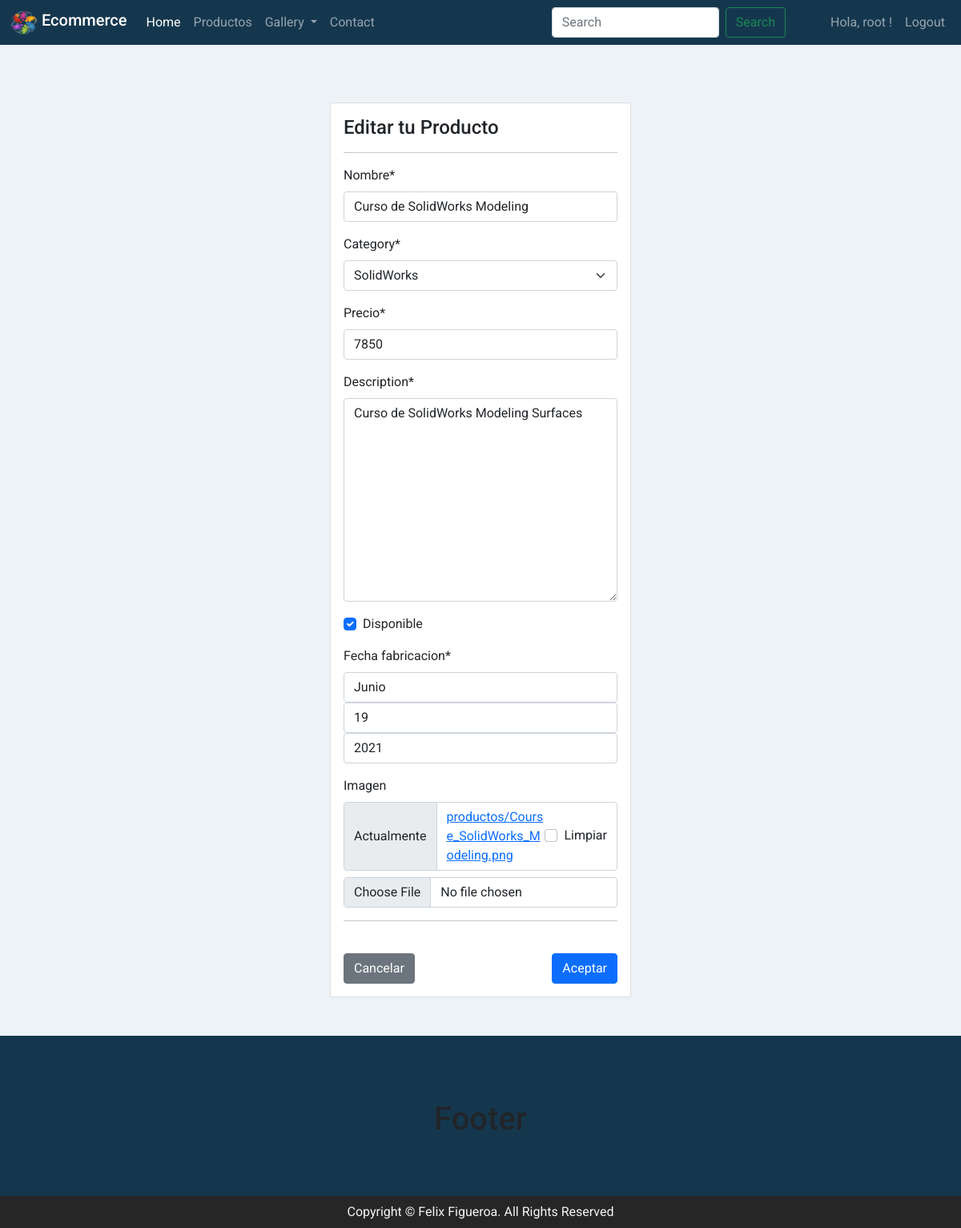
The page /modificar-producto/9/ (signed in) on the database as committed earlier.
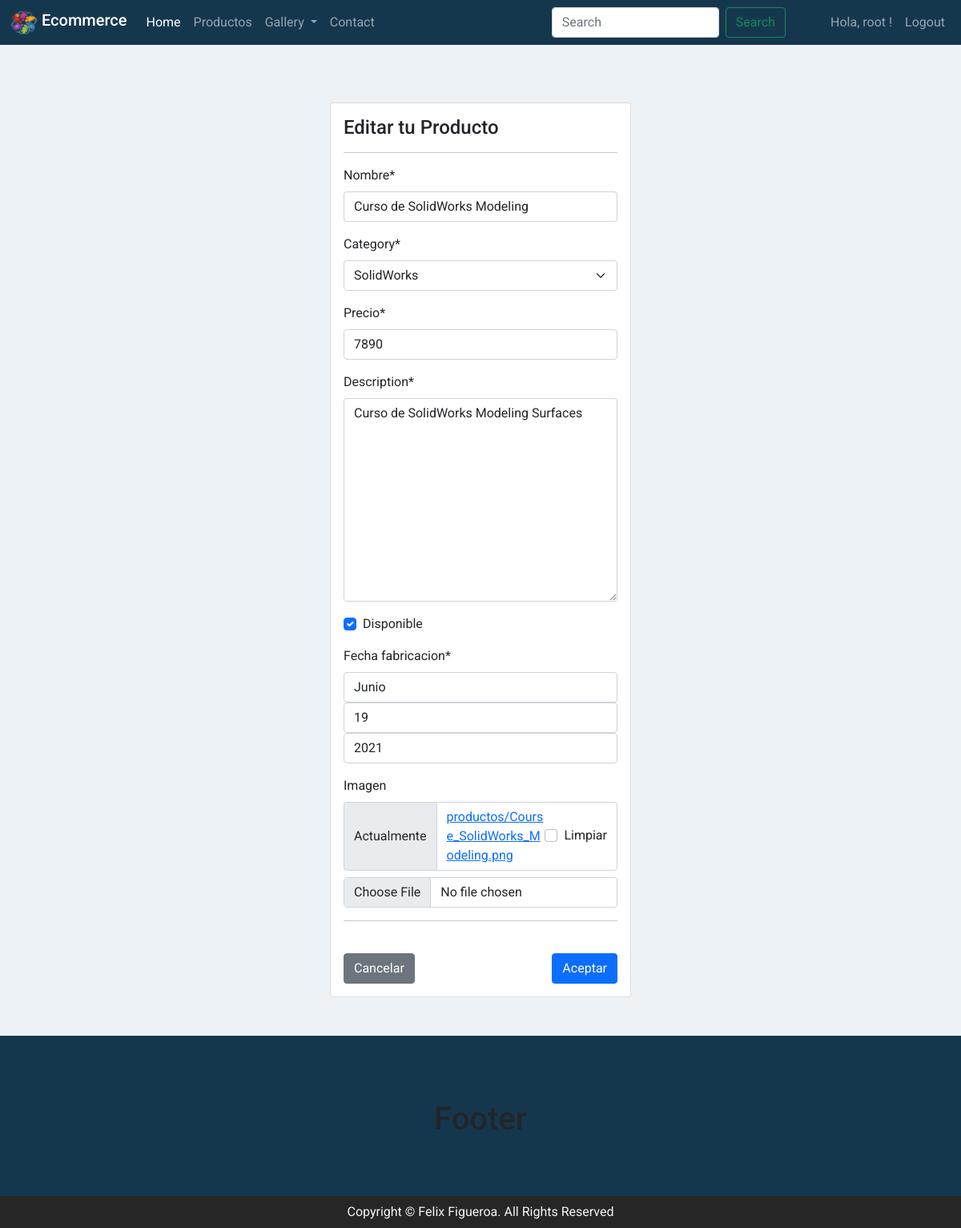
The same page on the database as committed later.
### app1/models.py (models this page shows, shortened)
class Producto(models.Model):
    nombre = models.CharField(max_length=50)
    category = models.ForeignKey(Category, on_delete=models.PROTECT)
    precio = models.IntegerField()
    description = models.TextField()
    disponible = models.BooleanField()
    fecha_fabricacion = models.DateTimeField()
    imagen = models.ImageField(upload_to="productos",null=True)
    '''Cuando agregamos un nuevo campo al modelo existente,
    debe ser null o al menos debe tener un valor por defecto,
    porque ya hay datos almacenados en el modelo'''

class Category(models.Model):
    nombre = models.CharField(max_length=50)
    def __str__(self):
        return self.nombre

### app1/views.py (the view, shortened to what this page needs)
# urls.py: path('modificar-producto/<id>/', modificar_producto, name= "modificar_producto"),
@permission_required('app1.change_producto')
def modificar_producto(request, id):
    producto = get_object_or_404(Producto, id=id)
    data = {
        'form': ProductoForm(instance=producto)
    }
    return render(request, 'producto/modificar.html', data)

### app1/forms.py (shortened to what this page needs)
class ProductoForm(forms.ModelForm):
    nombre = forms.CharField(min_length=3, max_length=50)
    imagen = forms.ImageField(required=False, validators=[MaxSizeFileValidator(max_file_size=2)])
    precio = forms.IntegerField(min_value=1, max_value=100000)
    class Meta:
        model = Producto
        fields = '__all__'
        widgets = {
            "fecha_fabricacion": forms.SelectDateWidget() # mejorar con plugin de javascripts.
        }

### app1/templates/producto/modificar.html (shortened to what this page needs)
{% extends 'app/base.html'%}
{% block contenido %}
{% load crispy_forms_tags %}
<div class="row">
    <div class="col"></div>
    <div class="col-12 col-md-4">
        <div class="card">
            <div class="card-body">
                <h4>Editar tu Producto</h4>
                <hr>
                <form action="" method="post" enctype="multipart/form-data">
                    {{ form | crispy}}
                    <hr>
                    <br>
                    <div class="d-flex justify-content-between">
                        <a href="{% url 'home' %}" class="btn btn-secondary">Cancelar</a>
                        <input type="submit" value= "Aceptar" class="btn btn-primary">
                    </div>
                </form>
            </div>
        </div>
    </div>
    <div class="col"></div>
</div>
{% endblock %}

### app1/templates/app/base.html (shortened to what this page needs)
{%  load static %}
<!doctype html>
<html lang="en">
  <head>
    <link href="https://cdn.jsdelivr.net/npm/bootstrap@5.0.1/dist/css/bootstrap.min.css" rel="stylesheet">
    <link rel="stylesheet" href="{% static 'app/css/style.css'%}">
    <link rel="stylesheet" href="https://use.fontawesome.com/releases/v5.15.2/css/all.css">
  </head>
  <body>
    <nav class="navbar navbar-expand-lg navbar-dark" style="background-color: #15374e;">
        <div class="container-fluid">
            <a class="navbar-brand mb-0 h1" href="{% url 'home'%}">
            <img src="{% static 'app/icon/brand.png'%}" alt="logo" width="35" height="30" class="d-inline-block align-text-top">
            Ecommerce
            </a>
            <div class="collapse navbar-collapse" id="navbarSupportedContent">
                <ul class="navbar-nav me-auto mb-2 mb-lg-0">
                    <li class="nav-item">
                    <a class="nav-link active" aria-current="page" href="{% url 'home'%}">Home</a>
                    <li class="nav-item">
                    <a class="nav-link" href="{% url 'products'%}">Productos</a>
                    </li>
                    <li class="nav-item dropdown">
                    <a class="nav-link dropdown-toggle" href="#" id="navbarDropdown" role="button" data-bs-toggle="dropdown" aria-expanded="false">
                        Gallery
                    </a>
                    </li>
                    <li class="nav-item">
                    <a class="nav-link" href="{% url 'contacts'%}" tabindex="-1" aria-disabled="true">Contact</a>
                    </li>
                </ul>
                <form class="d-flex mx-5">
                    <input class="form-control me-2" type="search" placeholder="Search" aria-label="Search">
                    <button class="btn btn-outline-success" type="submit">Search</button>
                </form>
                <ul class="navbar-nav">
                {% if user.is_authenticated %}
                    <li class="nav-item">
                        <a class="nav-link" href="#" role="button">Hola, {{ user.username }} !</a>
                    </li>
                    <li class="nav-item">
                        <a class="nav-link" href="{% url 'logout' %}" role="button">Logout</a>
                    </li>
                {% endif %}
                </ul>
            </div>
        </div>
    </nav>
    <main>
        <br>
        <br>
        <br>
        <div class="container-fluid">
            {% block contenido %}{% endblock %}
        </div>
    </main>
    <br>
    <br>
    <footer>
        <div class="container-fluid ">
            <div class="row">
                <div class="footer-container">
                    <h1>Footer</h1>
                </div>
            </div>
        </div>
        <div class="container-fluid">
            <div class="row">
                <div class="col py-2 " style="color:whitesmoke; font-size: 16px; text-align:center; background-color: #262626;">
                    Copyright © Felix Figueroa. All Rights Reserved
                </div>
            </div>
        </div>
    </footer>
  </body>
</html>

### app1/static/app/css/style.css (style rules this page uses)
body { background-color:#EDF2F7; font-family: 'Roboto', sans-serif; }
.footer-container { width: 100%; height: 200px; background: #15374e; text-align: center; padding-top:80px; }

Rows that differ between the two databases and show on the page:
changed Producto "SolidWorks": precio "7850" → "7890"
